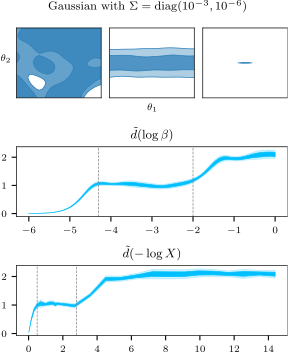

Recreate this plot in Python.
import numpy as np
import matplotlib.pyplot as plt
from aeons.utils import *
from aeons.plotting import plot_std
from matplotlib.gridspec import GridSpec
from anesthetic import make_2d_axes
figsettings()

name, samples = get_samples('correlated_6d')
iterations, d_Gs, d_Gs_std = read_from_txt(f'{aeons_dir}/data/predictions/gauss/gauss_36_dG.txt')

fig = plt.figure(figsize=(3.5, 4))
gs = GridSpec(3, 3, wspace=0.1, hspace=.7)
_, ax1 = make_2d_axes([0, 1], upper=False, diagonal=False, fig=fig, subplot_spec=gs[0, 0])
_, ax2 = make_2d_axes([0, 1], upper=False, diagonal=False, fig=fig, subplot_spec=gs[0, 1])
_, ax3 = make_2d_axes([0, 1], upper=False, diagonal=False, fig=fig, subplot_spec=gs[0, 2])
ax4 = fig.add_subplot(gs[1, :])
ax5 = fig.add_subplot(gs[2, :])

samples.set_beta(1e-6).plot_2d(ax1)
samples.set_beta(1e-4).plot_2d(ax2)
samples.set_beta(1).plot_2d(ax3)

betas = np.logspace(-6, 0, 100)
# samples.d_G(beta=betas).plot(ax=ax4, logx=True, lw=1, color='k')
d_Gs_beta = samples.d_G(nsamples=10, beta=betas).unstack()
plot_std(np.log10(betas), d_Gs_beta.mean(axis=1), d_Gs_beta.std(axis=1), ax=ax4)
plot_std(-samples.logX().iloc[iterations], d_Gs, d_Gs_std, ax=ax5)

ax4.axvline(x=-4.3, lw=.5, ls='--', color='gray')
ax4.axvline(x=-2, lw=.5, ls='--', color='gray')
ax5.axvline(x=.5, lw=.5, ls='--', color='gray')
ax5.axvline(x=2.8, lw=.5, ls='--', color='gray')

for ax in [ax1, ax2, ax3]:
    ax = ax.iloc[0,0]
    ax.set_xlim(0, 1)
    ax.set_ylim(0, 1)
    ax.set_xticks([])
    ax.set_yticks([])
    ax.set_xlabel('')
    ax.set_ylabel('')
    ax.set_title('')

ax2.iloc[0,0].set_xlabel(r'$\theta_1$')
ax1.iloc[0,0].set_ylabel(r'$\theta_2$', rotation=0, labelpad=8)
# ax4.set_xticks(np.arange(-6, 1, dtype=float), [f"{beta:.0f}" for beta in np.arange(-6, 1)])
ax4.set_xlabel('')
ax4.set_title('$\\tilde{d}(\\log \\beta)$')
ax4.minorticks_off()
ax5.set_title('$\\tilde{d}(-\\log X)$')
fig.suptitle('Gaussian with $\\Sigma = \\mathrm{diag}(10^{-3}, 10^{-6})$', y=.95)

fig.savefig('dG_beta.pdf', pad_inches=0, bbox_inches='tight')
